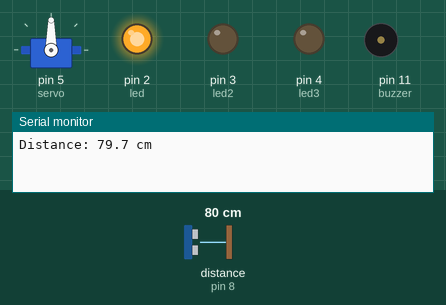
This sketch was run on a simulated Arduino Uno, built with avr-gcc and run on an emulated ATmega328P. Shown: servo, output pins drawn as LEDs (lit = HIGH), buzzer (waves = sounding), the last lines printed to the serial monitor. Wiring (inferred from the names in the program): ultrasonic range finder: trigger pin 9; echo pin 8. Dashed ring = blinking. Inputs (shaded band) come from the test bench; at power-on: distance to the obstacle (sensor on pin 8) 80 cm. The echo pulse lasts 58.3 µs per cm; pins used as bus, display or sensor lines are not drawn.

Above: at 3.9 s.
4.0 s: distance to the obstacle (sensor on pin 8) set to 28 cm
10.7 s: distance to the obstacle (sensor on pin 8) set to 22 cm
At 12.1 s:
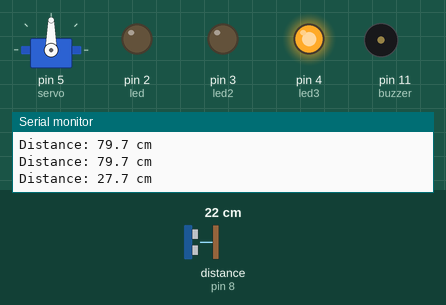
17.2 s: distance to the obstacle (sensor on pin 8) set to 2 cm
At 19.8 s:
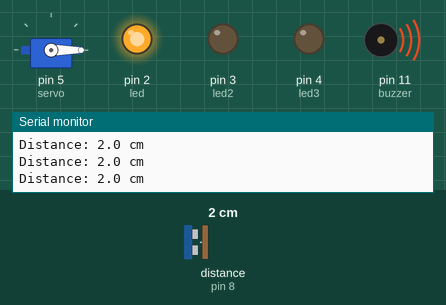
21.2 s: distance to the obstacle (sensor on pin 8) set to 18 cm
At 21.6 s:
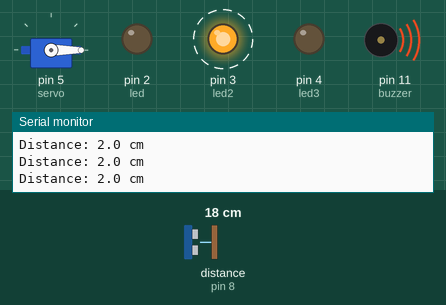
25.2 s: distance to the obstacle (sensor on pin 8) set to 35 cm
At 26.4 s:
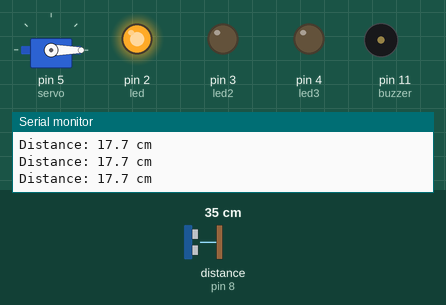
Timing chart, 0 to 31.2 s (numbered marks = the images above; inputs shaded):
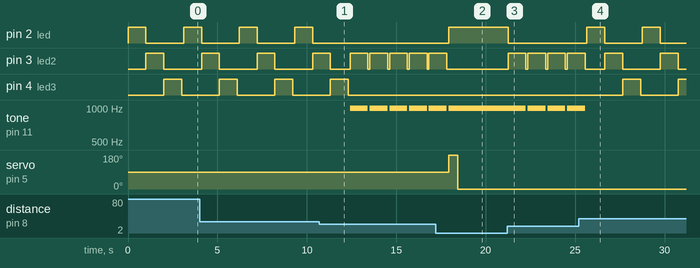

The sketch:

ultrasonikxservo.ino.ino
```cpp
#include <Servo.h>
Servo servo;

const int trigPin = 9;
const int echoPin = 8;
const int led = 2;
const int led2 = 3;
const int led3 = 4;
const int buzzer = 11;

long duration;    // <-- Variabel duration
float distance;   // <-- Variabel distance
bool geser = true;

void setup() {
  servo.attach(5);
  pinMode(buzzer, OUTPUT);
  pinMode(led, OUTPUT);
  pinMode(led2, OUTPUT);
  pinMode(led3, OUTPUT);
  pinMode(trigPin, OUTPUT);
  pinMode(echoPin, INPUT);

  Serial.begin(9600);
}

void loop() {
 measureAndControl();
  delay(100); // Delay singkat untuk stabilitas
}

void measureAndControl()
{
  // Kirim pulsa trigger
  digitalWrite(trigPin, LOW);
  delayMicroseconds(2);
  digitalWrite(trigPin, HIGH);
  delayMicroseconds(10);
  digitalWrite(trigPin, LOW);

  // Baca waktu pantulan echo
  duration = pulseIn(echoPin, HIGH);

  // Konversi waktu ke centimeter
  distance = duration * 0.0343 / 2;

  // Logika kontrol berdasarkan jarak
  if (distance <= 10)
  { if (geser) {
    digitalWrite(buzzer, HIGH);
    tone(buzzer, 999);
    digitalWrite(led, HIGH);
    servo.write(180);
    delay(500);
    servo.write(0);
    delay(500);

    geser = false;
    }
    else {
    digitalWrite(buzzer, HIGH);
    tone(buzzer, 999);
    digitalWrite(led, HIGH);
    }
  }
  else if (distance > 10 && distance <= 25)
  {
    digitalWrite(led, LOW);
    tone(buzzer, 999);
    digitalWrite(led2, HIGH);
    delay(1000);
    noTone(buzzer);
    digitalWrite(led2, LOW);
    geser = true;
  }
  else
  {
    noTone(buzzer);

    digitalWrite(led, HIGH);
    delay(1000);
    digitalWrite(led, LOW);

    digitalWrite(led2, HIGH);
    delay(1000);
    digitalWrite(led2, LOW);

    digitalWrite(led3, HIGH);
    delay(1000);
    digitalWrite(led3, LOW);
    geser = true;
  }

  // Tampilkan hasil pada Serial Monitor
  Serial.print("Distance: ");
  Serial.print(distance, 1);
  Serial.println(" cm");
}
```

Measured:
- the behaviour switches between 26 and 25 cm on distance to the obstacle (sensor on pin 8) (found by bisection; images 0 and 1)
- after the input at 10.7 s, pin 2 (led): stops changing and stays LOW; pin 4 (led3): goes on until 12.3 s, then stays LOW; tone on pin 11 (buzzer): alternates 999 Hz for 1.0 s and silent for 0.10 s, starting after 1.7 s
- after the input at 17.2 s, pin 2 (led): LOW → HIGH after 0.73 s; pin 3 (led2): goes on until 17.8 s, then stays LOW; tone on pin 11 (buzzer): goes on until 17.9 s, then stays 999 Hz; servo on pin 5 (servo): 90° → 180° after 0.73 s, → 0° 0.50 s later
- after the input at 21.2 s, pin 2 (led): HIGH → LOW after 0.05 s; pin 3 (led2): alternates HIGH for 1.0 s and LOW for 0.10 s, starting after 0.05 s; tone on pin 11 (buzzer): alternates 999 Hz for 1.0 s and silent for 0.10 s, starting after 1.1 s
- after the input at 25.2 s, pin 2 (led): alternates HIGH for 1.0 s and LOW for 2.1 s, starting after 0.46 s; pin 4 (led3): LOW → HIGH after 2.5 s, → LOW 1.0 s later, → HIGH 2.1 s later; tone on pin 11 (buzzer): goes on until 25.6 s, then stays silent
- by itself, pin 2 (led), pin 3 (led2), pin 4 (led3): alternates HIGH for 1.0 s and LOW for 2.1 s
